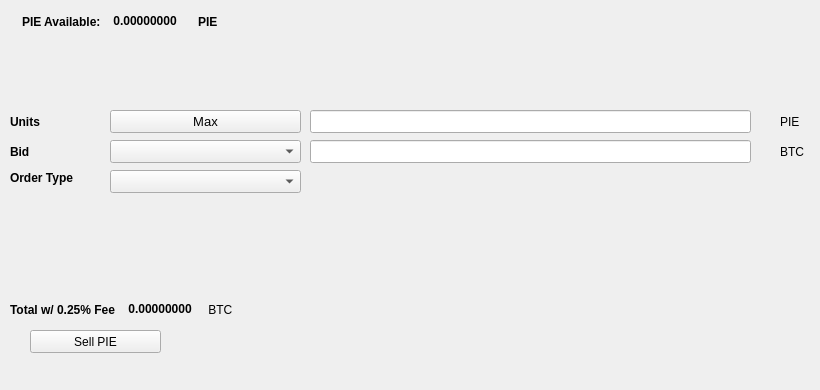
   <widget class="QWidget" name="SellTab">
    <attribute name="title">
     <string>Sell</string>
    </attribute>
    <widget class="QLabel" name="label_16">
     <property name="geometry">
      <rect>
       <x>780</x>
       <y>140</y>
       <width>31</width>
       <height>23</height>
      </rect>
     </property>
     <property name="text">
      <string>BTC</string>
     </property>
    </widget>
    <widget class="QComboBox" name="SellBidcomboBox">
     <property name="geometry">
      <rect>
       <x>110</x>
       <y>140</y>
       <width>191</width>
       <height>23</height>
      </rect>
     </property>
     <property name="font">
      <font>
       <pointsize>10</pointsize>
      </font>
     </property>
    </widget>
    <widget class="QLabel" name="label_18">
     <property name="geometry">
      <rect>
       <x>10</x>
       <y>110</y>
       <width>46</width>
       <height>23</height>
      </rect>
     </property>
     <property name="font">
      <font>
       <weight>75</weight>
       <bold>true</bold>
      </font>
     </property>
     <property name="text">
      <string>Units</string>
     </property>
    </widget>
    <widget class="QPushButton" name="Sell_Max_Amount">
     <property name="geometry">
      <rect>
       <x>110</x>
       <y>110</y>
       <width>191</width>
       <height>23</height>
      </rect>
     </property>
     <property name="font">
      <font>
       <pointsize>10</pointsize>
      </font>
     </property>
     <property name="text">
      <string>Max</string>
     </property>
    </widget>
    <widget class="QLabel" name="label_20">
     <property name="geometry">
      <rect>
       <x>10</x>
       <y>170</y>
       <width>91</width>
       <height>16</height>
      </rect>
     </property>
     <property name="font">
      <font>
       <weight>75</weight>
       <bold>true</bold>
      </font>
     </property>
     <property name="text">
      <string>Order Type</string>
     </property>
    </widget>
    <widget class="QComboBox" name="SellOrdertypeCombo">
     <property name="geometry">
      <rect>
       <x>110</x>
       <y>170</y>
       <width>191</width>
       <height>23</height>
      </rect>
     </property>
     <property name="font">
      <font>
       <pointsize>10</pointsize>
      </font>
     </property>
    </widget>
    <widget class="QLabel" name="label_21">
     <property name="geometry">
      <rect>
       <x>10</x>
       <y>140</y>
       <width>46</width>
       <height>23</height>
      </rect>
     </property>
     <property name="font">
      <font>
       <weight>75</weight>
       <bold>true</bold>
      </font>
     </property>
     <property name="text">
      <string>Bid</string>
     </property>
    </widget>
    <widget class="QLabel" name="label_22">
     <property name="geometry">
      <rect>
       <x>780</x>
       <y>110</y>
       <width>31</width>
       <height>23</height>
      </rect>
     </property>
     <property name="text">
      <string>PIE</string>
     </property>
    </widget>
    <widget class="QLineEdit" name="UnitsInputPIE">
     <property name="geometry">
      <rect>
       <x>310</x>
       <y>110</y>
       <width>441</width>
       <height>23</height>
      </rect>
     </property>
     <property name="font">
      <font>
       <pointsize>9</pointsize>
       <weight>75</weight>
       <bold>true</bold>
      </font>
     </property>
    </widget>
    <widget class="QLineEdit" name="SellBidPriceEdit">
     <property name="geometry">
      <rect>
       <x>310</x>
       <y>140</y>
       <width>441</width>
       <height>23</height>
      </rect>
     </property>
     <property name="font">
      <font>
       <pointsize>9</pointsize>
       <weight>75</weight>
       <bold>true</bold>
      </font>
     </property>
    </widget>
    <widget class="QPushButton" name="SellPIEBTN">
     <property name="geometry">
      <rect>
       <x>30</x>
       <y>330</y>
       <width>131</width>
       <height>23</height>
      </rect>
     </property>
     <property name="text">
      <string>Sell PIE</string>
     </property>
     <property name="icon">
      <iconset resource="../snarkcoin">
       <normaloff>:/icons/bitcoin</normaloff>:/icons/bitcoin</iconset>
     </property>
    </widget>
    <widget class="QWidget" name="layoutWidget3">
     <property name="geometry">
      <rect>
       <x>22</x>
       <y>12</y>
       <width>258</width>
       <height>19</height>
      </rect>
     </property>
     <layout class="QHBoxLayout" name="horizontalLayout">
      <item>
       <widget class="QLabel" name="label232_2">
        <property name="font">
         <font>
          <weight>75</weight>
          <bold>true</bold>
         </font>
        </property>
        <property name="text">
         <string>PIE Available:</string>
        </property>
       </widget>
      </item>
      <item>
       <widget class="QLabel" name="PIEAvailableLabel">
        <property name="palette">
         <palette>
          <active>
           <colorrole role="WindowText">
            <brush brushstyle="SolidPattern">
             <color alpha="255">
              <red>0</red>
              <green>0</green>
              <blue>0</blue>
             </color>
            </brush>
           </colorrole>
           <colorrole role="Button">
            <brush brushstyle="SolidPattern">
             <color alpha="255">
              <red>0</red>
              <green>170</green>
              <blue>0</blue>
             </color>
            </brush>
           </colorrole>
           <colorrole role="Light">
            <brush brushstyle="SolidPattern">
             <color alpha="255">
              <red>0</red>
              <green>255</green>
              <blue>0</blue>
             </color>
            </brush>
           </colorrole>
           <colorrole role="Midlight">
            <brush brushstyle="SolidPattern">
             <color alpha="255">
              <red>0</red>
              <green>212</green>
              <blue>0</blue>
             </color>
            </brush>
           </colorrole>
           <colorrole role="Dark">
            <brush brushstyle="SolidPattern">
             <color alpha="255">
              <red>0</red>
              <green>85</green>
              <blue>0</blue>
             </color>
            </brush>
           </colorrole>
           <colorrole role="Mid">
            <brush brushstyle="SolidPattern">
             <color alpha="255">
              <red>0</red>
              <green>113</green>
              <blue>0</blue>
             </color>
            </brush>
           </colorrole>
           <colorrole role="Text">
            <brush brushstyle="SolidPattern">
             <color alpha="255">
              <red>0</red>
              <green>170</green>
              <blue>0</blue>
             </color>
            </brush>
           </colorrole>
           <colorrole role="BrightText">
            <brush brushstyle="SolidPattern">
             <color alpha="255">
              <red>255</red>
              <green>255</green>
              <blue>255</blue>
             </color>
            </brush>
           </colorrole>
           <colorrole role="ButtonText">
            <brush brushstyle="SolidPattern">
             <color alpha="255">
              <red>0</red>
              <green>0</green>
              <blue>0</blue>
             </color>
            </brush>
           </colorrole>
           <colorrole role="Base">
            <brush brushstyle="SolidPattern">
             <color alpha="255">
              <red>255</red>
              <green>255</green>
              <blue>255</blue>
             </color>
            </brush>
           </colorrole>
           <colorrole role="Window">
            <brush brushstyle="SolidPattern">
             <color alpha="255">
              <red>0</red>
              <green>170</green>
              <blue>0</blue>
             </color>
            </brush>
           </colorrole>
           <colorrole role="Shadow">
            <brush brushstyle="SolidPattern">
             <color alpha="255">
              <red>0</red>
              <green>0</green>
              <blue>0</blue>
             </color>
            </brush>
           </colorrole>
           <colorrole role="AlternateBase">
            <brush brushstyle="SolidPattern">
             <color alpha="255">
              <red>127</red>
              <green>212</green>
              <blue>127</blue>
             </color>
            </brush>
           </colorrole>
           <colorrole role="ToolTipBase">
            <brush brushstyle="SolidPattern">
             <color alpha="255">
              <red>255</red>
              <green>255</green>
              <blue>220</blue>
             </color>
            </brush>
           </colorrole>
           <colorrole role="ToolTipText">
            <brush brushstyle="SolidPattern">
             <color alpha="255">
              <red>0</red>
              <green>0</green>
              <blue>0</blue>
             </color>
            </brush>
           </colorrole>
          </active>
          <inactive>
           <colorrole role="WindowText">
            <brush brushstyle="SolidPattern">
             <color alpha="255">
              <red>0</red>
              <green>0</green>
              <blue>0</blue>
             </color>
            </brush>
           </colorrole>
           <colorrole role="Button">
            <brush brushstyle="SolidPattern">
             <color alpha="255">
              <red>0</red>
              <green>170</green>
              <blue>0</blue>
             </color>
            </brush>
           </colorrole>
           <colorrole role="Light">
            <brush brushstyle="SolidPattern">
             <color alpha="255">
              <red>0</red>
              <green>255</green>
              <blue>0</blue>
             </color>
            </brush>
           </colorrole>
           <colorrole role="Midlight">
            <brush brushstyle="SolidPattern">
             <color alpha="255">
              <red>0</red>
              <green>212</green>
              <blue>0</blue>
             </color>
            </brush>
           </colorrole>
           <colorrole role="Dark">
            <brush brushstyle="SolidPattern">
             <color alpha="255">
              <red>0</red>
              <green>85</green>
              <blue>0</blue>
             </color>
            </brush>
           </colorrole>
           <colorrole role="Mid">
            <brush brushstyle="SolidPattern">
             <color alpha="255">
              <red>0</red>
              <green>113</green>
              <blue>0</blue>
             </color>
            </brush>
           </colorrole>
           <colorrole role="Text">
            <brush brushstyle="SolidPattern">
             <color alpha="255">
              <red>0</red>
              <green>170</green>
              <blue>0</blue>
             </color>
            </brush>
           </colorrole>
           <colorrole role="BrightText">
            <brush brushstyle="SolidPattern">
             <color alpha="255">
              <red>255</red>
              <green>255</green>
              <blue>255</blue>
             </color>
            </brush>
           </colorrole>
           <colorrole role="ButtonText">
            <brush brushstyle="SolidPattern">
             <color alpha="255">
              <red>0</red>
              <green>0</green>
              <blue>0</blue>
             </color>
            </brush>
           </colorrole>
           <colorrole role="Base">
            <brush brushstyle="SolidPattern">
             <color alpha="255">
              <red>255</red>
              <green>255</green>
              <blue>255</blue>
             </color>
            </brush>
           </colorrole>
           <colorrole role="Window">
            <brush brushstyle="SolidPattern">
             <color alpha="255">
              <red>0</red>
              <green>170</green>
              <blue>0</blue>
             </color>
            </brush>
           </colorrole>
           <colorrole role="Shadow">
            <brush brushstyle="SolidPattern">
             <color alpha="255">
              <red>0</red>
              <green>0</green>
              <blue>0</blue>
             </color>
            </brush>
           </colorrole>
           <colorrole role="AlternateBase">
            <brush brushstyle="SolidPattern">
             <color alpha="255">
              <red>127</red>
              <green>212</green>
              <blue>127</blue>
             </color>
            </brush>
           </colorrole>
           <colorrole role="ToolTipBase">
            <brush brushstyle="SolidPattern">
             <color alpha="255">
              <red>255</red>
              <green>255</green>
              <blue>220</blue>
             </color>
            </brush>
           </colorrole>
           <colorrole role="ToolTipText">
            <brush brushstyle="SolidPattern">
             <color alpha="255">
              <red>0</red>
              <green>0</green>
              <blue>0</blue>
             </color>
            </brush>
           </colorrole>
          </inactive>
          <disabled>
           <colorrole role="WindowText">
            <brush brushstyle="SolidPattern">
             <color alpha="255">
              <red>0</red>
              <green>85</green>
              <blue>0</blue>
             </color>
            </brush>
           </colorrole>
           <colorrole role="Button">
            <brush brushstyle="SolidPattern">
             <color alpha="255">
              <red>0</red>
              <green>170</green>
              <blue>0</blue>
             </color>
            </brush>
           </colorrole>
           <colorrole role="Light">
            <brush brushstyle="SolidPattern">
             <color alpha="255">
              <red>0</red>
              <green>255</green>
              <blue>0</blue>
             </color>
            </brush>
           </colorrole>
           <colorrole role="Midlight">
            <brush brushstyle="SolidPattern">
             <color alpha="255">
              <red>0</red>
              <green>212</green>
              <blue>0</blue>
             </color>
            </brush>
           </colorrole>
           <colorrole role="Dark">
            <brush brushstyle="SolidPattern">
             <color alpha="255">
              <red>0</red>
              <green>85</green>
              <blue>0</blue>
             </color>
            </brush>
           </colorrole>
           <colorrole role="Mid">
            <brush brushstyle="SolidPattern">
             <color alpha="255">
              <red>0</red>
              <green>113</green>
              <blue>0</blue>
             </color>
            </brush>
           </colorrole>
           <colorrole role="Text">
            <brush brushstyle="SolidPattern">
             <color alpha="255">
              <red>0</red>
              <green>85</green>
              <blue>0</blue>
             </color>
            </brush>
           </colorrole>
           <colorrole role="BrightText">
            <brush brushstyle="SolidPattern">
             <color alpha="255">
              <red>255</red>
              <green>255</green>
              <blue>255</blue>
             </color>
            </brush>
           </colorrole>
           <colorrole role="ButtonText">
            <brush brushstyle="SolidPattern">
             <color alpha="255">
              <red>0</red>
              <green>85</green>
              <blue>0</blue>
             </color>
            </brush>
           </colorrole>
           <colorrole role="Base">
            <brush brushstyle="SolidPattern">
             <color alpha="255">
              <red>0</red>
              <green>170</green>
              <blue>0</blue>
             </color>
            </brush>
           </colorrole>
           <colorrole role="Window">
            <brush brushstyle="SolidPattern">
             <color alpha="255">
              <red>0</red>
              <green>170</green>
              <blue>0</blue>
             </color>
            </brush>
           </colorrole>
           <colorrole role="Shadow">
            <brush brushstyle="SolidPattern">
             <color alpha="255">
              <red>0</red>
              <green>0</green>
              <blue>0</blue>
             </color>
            </brush>
           </colorrole>
           <colorrole role="AlternateBase">
            <brush brushstyle="SolidPattern">
             <color alpha="255">
              <red>0</red>
              <green>170</green>
              <blue>0</blue>
             </color>
            </brush>
           </colorrole>
           <colorrole role="ToolTipBase">
            <brush brushstyle="SolidPattern">
             <color alpha="255">
              <red>255</red>
              <green>255</green>
              <blue>220</blue>
             </color>
            </brush>
           </colorrole>
           <colorrole role="ToolTipText">
            <brush brushstyle="SolidPattern">
             <color alpha="255">
              <red>0</red>
              <green>0</green>
              <blue>0</blue>
             </color>
            </brush>
           </colorrole>
          </disabled>
         </palette>
        </property>
        <property name="font">
         <font>
          <weight>75</weight>
          <bold>true</bold>
         </font>
        </property>
        <property name="text">
         <string> 0.00000000 </string>
        </property>
        <property name="textInteractionFlags">
         <set>Qt::LinksAccessibleByMouse|Qt::TextSelectableByKeyboard|Qt::TextSelectableByMouse</set>
        </property>
       </widget>
      </item>
      <item>
       <widget class="QLabel" name="labelPIE">
        <property name="font">
         <font>
          <weight>75</weight>
          <bold>true</bold>
         </font>
        </property>
        <property name="text">
         <string>PIE</string>
        </property>
       </widget>
      </item>
     </layout>
    </widget>
    <widget class="QWidget" name="layoutWidget">
     <property name="geometry">
      <rect>
       <x>10</x>
       <y>300</y>
       <width>268</width>
       <height>19</height>
      </rect>
     </property>
     <layout class="QHBoxLayout" name="horizontalLayout_2">
      <item>
       <widget class="QLabel" name="label_19">
        <property name="font">
         <font>
          <weight>75</weight>
          <bold>true</bold>
         </font>
        </property>
        <property name="text">
         <string>Total w/ 0.25% Fee </string>
        </property>
       </widget>
      </item>
      <item>
       <widget class="QLabel" name="SellCostLabel">
        <property name="palette">
         <palette>
          <active>
           <colorrole role="WindowText">
            <brush brushstyle="SolidPattern">
             <color alpha="255">
              <red>0</red>
              <green>0</green>
              <blue>0</blue>
             </color>
            </brush>
           </colorrole>
           <colorrole role="Button">
            <brush brushstyle="SolidPattern">
             <color alpha="255">
              <red>0</red>
              <green>170</green>
              <blue>0</blue>
             </color>
            </brush>
           </colorrole>
           <colorrole role="Light">
            <brush brushstyle="SolidPattern">
             <color alpha="255">
              <red>0</red>
              <green>255</green>
              <blue>0</blue>
             </color>
            </brush>
           </colorrole>
           <colorrole role="Midlight">
            <brush brushstyle="SolidPattern">
             <color alpha="255">
              <red>0</red>
              <green>212</green>
              <blue>0</blue>
             </color>
            </brush>
           </colorrole>
           <colorrole role="Dark">
            <brush brushstyle="SolidPattern">
             <color alpha="255">
              <red>0</red>
              <green>85</green>
              <blue>0</blue>
             </color>
            </brush>
           </colorrole>
           <colorrole role="Mid">
            <brush brushstyle="SolidPattern">
             <color alpha="255">
              <red>0</red>
              <green>113</green>
              <blue>0</blue>
             </color>
            </brush>
           </colorrole>
           <colorrole role="Text">
            <brush brushstyle="SolidPattern">
             <color alpha="255">
              <red>0</red>
              <green>170</green>
              <blue>0</blue>
             </color>
            </brush>
           </colorrole>
           <colorrole role="BrightText">
            <brush brushstyle="SolidPattern">
             <color alpha="255">
              <red>255</red>
              <green>255</green>
              <blue>255</blue>
             </color>
            </brush>
           </colorrole>
           <colorrole role="ButtonText">
            <brush brushstyle="SolidPattern">
             <color alpha="255">
              <red>0</red>
              <green>0</green>
              <blue>0</blue>
             </color>
            </brush>
           </colorrole>
           <colorrole role="Base">
            <brush brushstyle="SolidPattern">
             <color alpha="255">
              <red>255</red>
              <green>255</green>
              <blue>255</blue>
             </color>
            </brush>
           </colorrole>
           <colorrole role="Window">
            <brush brushstyle="SolidPattern">
             <color alpha="255">
              <red>0</red>
              <green>170</green>
              <blue>0</blue>
             </color>
            </brush>
           </colorrole>
           <colorrole role="Shadow">
            <brush brushstyle="SolidPattern">
             <color alpha="255">
              <red>0</red>
              <green>0</green>
              <blue>0</blue>
             </color>
            </brush>
           </colorrole>
           <colorrole role="AlternateBase">
            <brush brushstyle="SolidPattern">
             <color alpha="255">
              <red>127</red>
              <green>212</green>
              <blue>127</blue>
             </color>
            </brush>
           </colorrole>
           <colorrole role="ToolTipBase">
            <brush brushstyle="SolidPattern">
             <color alpha="255">
              <red>255</red>
              <green>255</green>
              <blue>220</blue>
             </color>
            </brush>
           </colorrole>
           <colorrole role="ToolTipText">
            <brush brushstyle="SolidPattern">
             <color alpha="255">
              <red>0</red>
              <green>0</green>
              <blue>0</blue>
             </color>
            </brush>
           </colorrole>
          </active>
          <inactive>
           <colorrole role="WindowText">
            <brush brushstyle="SolidPattern">
             <color alpha="255">
              <red>0</red>
              <green>0</green>
              <blue>0</blue>
             </color>
            </brush>
           </colorrole>
           <colorrole role="Button">
            <brush brushstyle="SolidPattern">
             <color alpha="255">
              <red>0</red>
              <green>170</green>
              <blue>0</blue>
             </color>
            </brush>
           </colorrole>
           <colorrole role="Light">
            <brush brushstyle="SolidPattern">
             <color alpha="255">
              <red>0</red>
              <green>255</green>
              <blue>0</blue>
             </color>
            </brush>
           </colorrole>
           <colorrole role="Midlight">
            <brush brushstyle="SolidPattern">
             <color alpha="255">
              <red>0</red>
              <green>212</green>
              <blue>0</blue>
             </color>
            </brush>
           </colorrole>
           <colorrole role="Dark">
            <brush brushstyle="SolidPattern">
             <color alpha="255">
              <red>0</red>
              <green>85</green>
              <blue>0</blue>
             </color>
            </brush>
           </colorrole>
           <colorrole role="Mid">
            <brush brushstyle="SolidPattern">
             <color alpha="255">
              <red>0</red>
              <green>113</green>
              <blue>0</blue>
             </color>
            </brush>
           </colorrole>
           <colorrole role="Text">
            <brush brushstyle="SolidPattern">
             <color alpha="255">
              <red>0</red>
              <green>170</green>
              <blue>0</blue>
             </color>
            </brush>
           </colorrole>
           <colorrole role="BrightText">
            <brush brushstyle="SolidPattern">
             <color alpha="255">
              <red>255</red>
              <green>255</green>
              <blue>255</blue>
             </color>
            </brush>
           </colorrole>
           <colorrole role="ButtonText">
            <brush brushstyle="SolidPattern">
             <color alpha="255">
              <red>0</red>
              <green>0</green>
              <blue>0</blue>
             </color>
            </brush>
           </colorrole>
           <colorrole role="Base">
            <brush brushstyle="SolidPattern">
             <color alpha="255">
              <red>255</red>
              <green>255</green>
              <blue>255</blue>
             </color>
            </brush>
           </colorrole>
           <colorrole role="Window">
            <brush brushstyle="SolidPattern">
             <color alpha="255">
              <red>0</red>
              <green>170</green>
              <blue>0</blue>
             </color>
            </brush>
           </colorrole>
           <colorrole role="Shadow">
            <brush brushstyle="SolidPattern">
             <color alpha="255">
              <red>0</red>
              <green>0</green>
              <blue>0</blue>
             </color>
            </brush>
           </colorrole>
           <colorrole role="AlternateBase">
            <brush brushstyle="SolidPattern">
             <color alpha="255">
              <red>127</red>
              <green>212</green>
              <blue>127</blue>
             </color>
            </brush>
           </colorrole>
           <colorrole role="ToolTipBase">
            <brush brushstyle="SolidPattern">
             <color alpha="255">
              <red>255</red>
              <green>255</green>
              <blue>220</blue>
             </color>
            </brush>
           </colorrole>
           <colorrole role="ToolTipText">
            <brush brushstyle="SolidPattern">
             <color alpha="255">
              <red>0</red>
              <green>0</green>
              <blue>0</blue>
             </color>
            </brush>
           </colorrole>
          </inactive>
          <disabled>
           <colorrole role="WindowText">
            <brush brushstyle="SolidPattern">
             <color alpha="255">
              <red>0</red>
              <green>85</green>
              <blue>0</blue>
             </color>
            </brush>
           </colorrole>
           <colorrole role="Button">
            <brush brushstyle="SolidPattern">
             <color alpha="255">
              <red>0</red>
              <green>170</green>
              <blue>0</blue>
             </color>
            </brush>
           </colorrole>
           <colorrole role="Light">
            <brush brushstyle="SolidPattern">
             <color alpha="255">
              <red>0</red>
              <green>255</green>
              <blue>0</blue>
             </color>
            </brush>
           </colorrole>
           <colorrole role="Midlight">
            <brush brushstyle="SolidPattern">
             <color alpha="255">
              <red>0</red>
              <green>212</green>
              <blue>0</blue>
             </color>
            </brush>
           </colorrole>
           <colorrole role="Dark">
            <brush brushstyle="SolidPattern">
             <color alpha="255">
              <red>0</red>
              <green>85</green>
              <blue>0</blue>
             </color>
            </brush>
           </colorrole>
           <colorrole role="Mid">
            <brush brushstyle="SolidPattern">
             <color alpha="255">
              <red>0</red>
              <green>113</green>
              <blue>0</blue>
             </color>
            </brush>
           </colorrole>
           <colorrole role="Text">
            <brush brushstyle="SolidPattern">
             <color alpha="255">
              <red>0</red>
              <green>85</green>
              <blue>0</blue>
             </color>
            </brush>
           </colorrole>
           <colorrole role="BrightText">
            <brush brushstyle="SolidPattern">
             <color alpha="255">
              <red>255</red>
              <green>255</green>
              <blue>255</blue>
             </color>
            </brush>
           </colorrole>
           <colorrole role="ButtonText">
            <brush brushstyle="SolidPattern">
             <color alpha="255">
              <red>0</red>
              <green>85</green>
              <blue>0</blue>
             </color>
            </brush>
           </colorrole>
           <colorrole role="Base">
            <brush brushstyle="SolidPattern">
             <color alpha="255">
              <red>0</red>
              <green>170</green>
              <blue>0</blue>
             </color>
            </brush>
           </colorrole>
           <colorrole role="Window">
            <brush brushstyle="SolidPattern">
             <color alpha="255">
              <red>0</red>
              <green>170</green>
              <blue>0</blue>
             </color>
            </brush>
           </colorrole>
           <colorrole role="Shadow">
            <brush brushstyle="SolidPattern">
             <color alpha="255">
              <red>0</red>
              <green>0</green>
              <blue>0</blue>
             </color>
            </brush>
           </colorrole>
           <colorrole role="AlternateBase">
            <brush brushstyle="SolidPattern">
             <color alpha="255">
              <red>0</red>
              <green>170</green>
              <blue>0</blue>
             </color>
            </brush>
           </colorrole>
           <colorrole role="ToolTipBase">
            <brush brushstyle="SolidPattern">
             <color alpha="255">
              <red>255</red>
              <green>255</green>
              <blue>220</blue>
             </color>
            </brush>
           </colorrole>
           <colorrole role="ToolTipText">
            <brush brushstyle="SolidPattern">
             <color alpha="255">
              <red>0</red>
              <green>0</green>
              <blue>0</blue>
             </color>
            </brush>
           </colorrole>
          </disabled>
         </palette>
        </property>
        <property name="font">
         <font>
          <weight>75</weight>
          <bold>true</bold>
         </font>
        </property>
        <property name="autoFillBackground">
         <bool>false</bool>
        </property>
        <property name="text">
         <string> 0.00000000</string>
        </property>
        <property name="textInteractionFlags">
         <set>Qt::LinksAccessibleByMouse|Qt::TextSelectableByMouse</set>
        </property>
       </widget>
      </item>
      <item>
       <widget class="QLabel" name="label_17">
        <property name="font">
         <font>
          <weight>50</weight>
          <bold>false</bold>
         </font>
        </property>
        <property name="text">
         <string> BTC</string>
        </property>
       </widget>
      </item>
     </layout>
    </widget>
    <widget class="QLabel" name="label_23">
     <property name="geometry">
      <rect>
       <x>460</x>
       <y>300</y>
       <width>281</width>
       <height>81</height>
      </rect>
     </property>
     <property name="text">
      <string/>
     </property>
     <property name="pixmap">
      <pixmap>:/images/bittrex</pixmap>
     </property>
    </widget>
   </widget>
